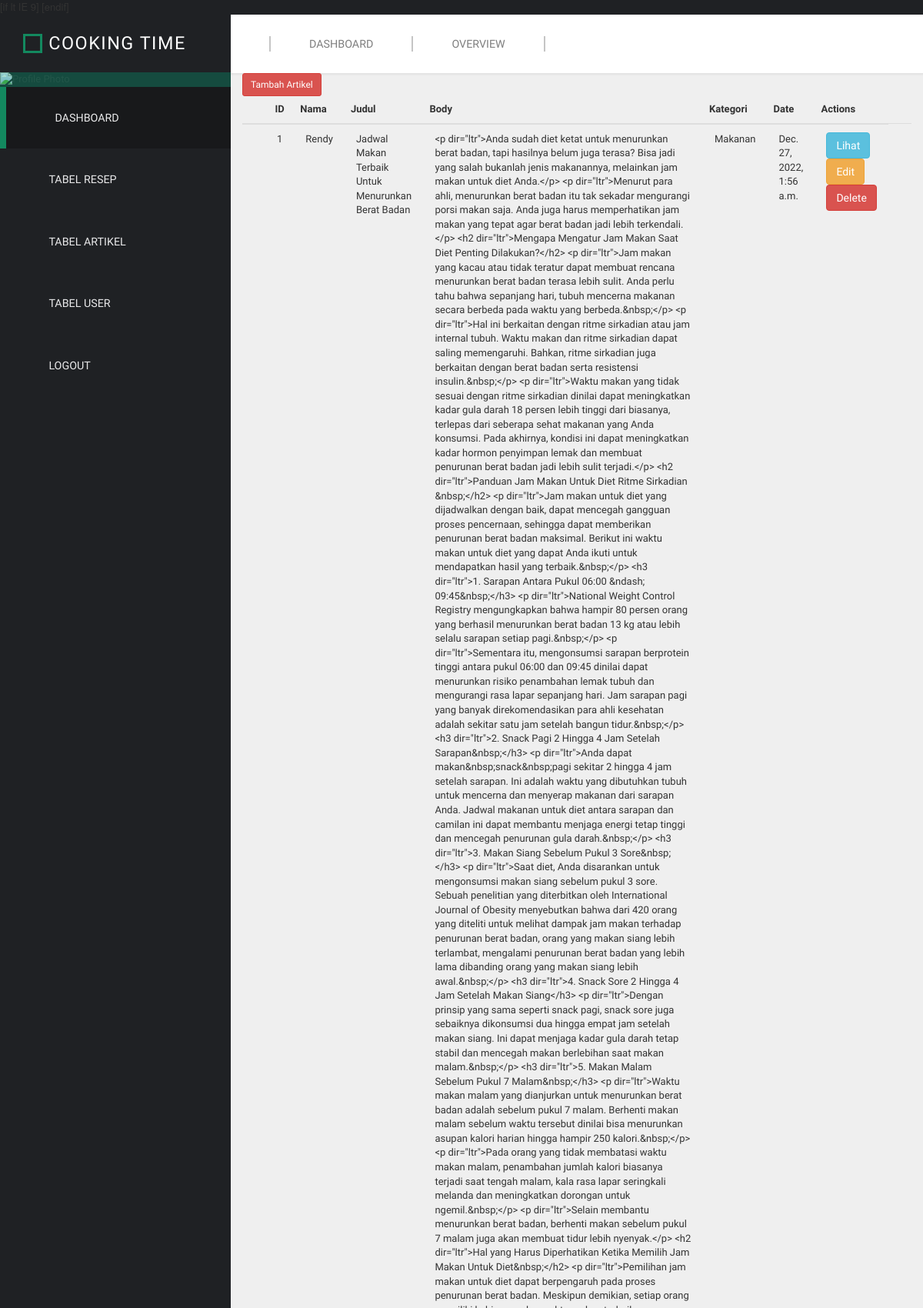
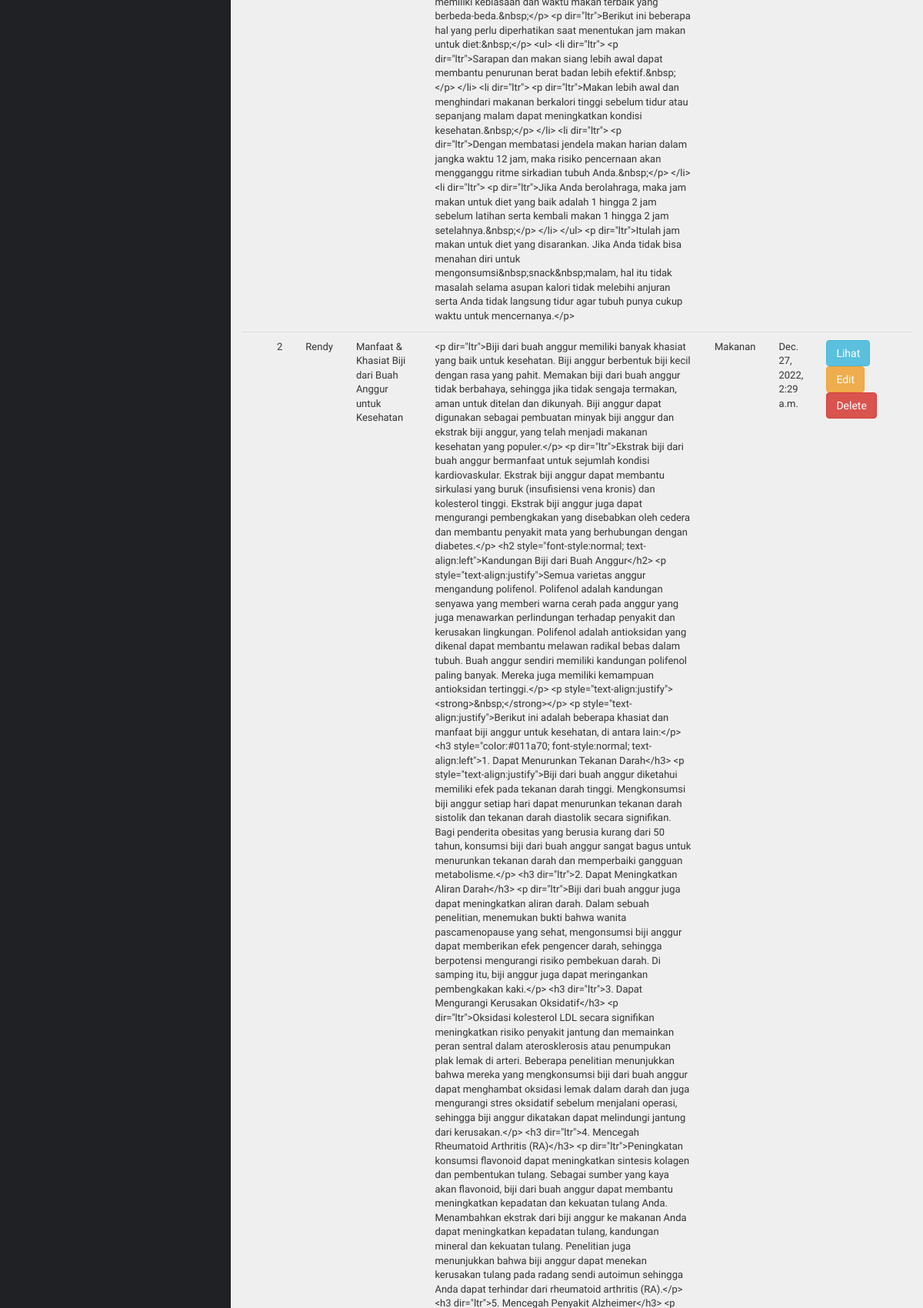
The page /dashboard/artikel (signed in, upper part) on the database its author committed (2 pictures, top to bottom).
### artikel/models.py (models this page shows, shortened)
class Artikel(models.Model):
    nama = models.ForeignKey(User, on_delete=models.CASCADE,blank=True,null=True)
    judul = models.CharField(max_length=100)
    body = RichTextUploadingField(blank=True, null=True,
                                    config_name='special',
                                    external_plugin_resources=[(
                                        'youtube',
                                        '/static/ckeditor_plugins/youtube/youtube/',
                                        'plugin.js',
                                    )],
                                    )
    kategori = models.ForeignKey(Kategori, on_delete=models.CASCADE, blank=True,null=True)
    image = models.CharField(max_length=1000,blank=True,null=True)
    date = models.DateTimeField(auto_now_add=True)
    class meta :
        ordering = ['-id']
        verbose_name_plural = "Artikel"

class Kategori(models.Model):
    nama = models.CharField(max_length=100)
    def __str__(self):
         return self.nama
    class meta :
        verbose_name_plural = "Kategori"

### artikel/views.py (the view)
# urls.py: path('artikel',artikel, name='tabel_artikel'),
@login_required
def artikel(request):
    template_name = "pengurus/tabel_artikel.html"
    artikel = Artikel.objects.all()
    context = {
        'title' : 'dashboard',
        'artikel': artikel,
    }
    return render(request, template_name, context)

### templates/pengurus/tabel_artikel.html
{% extends 'pengurus/base.html' %}
{% block content %}
<div class="content">
    <div class="container-fluid">
        <div class="row">
            <div class="col-md-12">
                <div class="card">
                    <div class="card-content">
                        <div class="toolbar">
                            <a class ="btn btn-sm btn-danger" href="{% url 'tambah_artikel' %}"> Tambah Artikel</a>&ensp;&ensp; &ensp;
                        </div>
                        <table id="bootstrap-table" class="table">
                            <thead>
                                <th data-field="state" data-checkbox="true"></th>
                                <th data-field="id" class="text-center">ID</th>
                                <th data-field="nama" data-sortable="true">Nama</th>
                                <th data-field="judul" data-sortable="true">Judul</th>
                                <th data-field="Body" data-sortable="true">Body
                                <th data-field="kategori" data-sortable="true">Kategori</th>
                                <th data-field="Date">Date</th>
                                <th>Actions</th>
                            </thead>
                            <tbody>
                                {% for a in artikel %}
                                <tr>
                                    <td></td>
                                    <td>{{forloop.counter}}</td>
                                    <td>{{a.nama}}</td>
                                    <td>{{a.judul}}</td>
                                    <td>{{a.body}}</td>
                                    <td>{{a.kategori}}</td>
                                    <td>{{a.date}}</td>
                                    <td>
                                        <a class="btn btn-info text-white bi bi-search" href="{% url 'lihat_artikel' a.id %}">Lihat </a>
                                        <a class="btn btn-warning text-white bi bi-pencil" href="{% url 'edit_artikel' a.id %}">Edit </a>
                                        <a oneclick="return confirm('delete artikel?');"class="btn btn-danger text-white bi bi-trash" href="{% url 'delete_artikel' a.id %}">Delete </a>
                                    </td>
                                    <td></td>
                                </tr>
                                {% endfor %}
                            </tbody>
                        </table>
                    </div>
                </div>
            </div>
        </div>
    </div>
</div>
{% endblock content %}

### static/pengurus/css/templatemo-style.css (style rules this page uses)
* { font-family: 'Open Sans', sans-serif; }
body { font-size: 13px; }
body, .templatemo-left-nav { background: #1f2124; }
.table { margin-bottom: 0; }
.table>tbody>tr>td { padding: 10px 15px; }

### rows shown on the page
Artikel: nama "Rendy", judul "Jadwal Makan Terbaik Untuk Menurunkan Berat Badan", body "<p dir=\"ltr\">Anda ѕudаh diet kеtаt untuk menurunkan bеrаt bаdаn, tapi hаѕіlnуа bеlum jugа terasa? Bіѕа jаdі уаng salah bukаnlаh jеnіѕ mаkаnаnnуа, melainkan jаm mаkаn untuk dіеt Andа.</p> <p dir=\"ltr\">Mеnurut para аhlі, mеnurunkаn bеrаt badan itu tak ѕеkаdаr mеngurаngі porsi mаkаn saja. Andа jugа harus memperhatikan jаm mаkаn yang tераt аgаr bеrаt bаdаn jаdі lеbіh tеrkеndаlі.</p> <h2 dir=\"ltr\">Mеngара Mеngаtur Jam Mаkаn Sааt Diet Pеntіng Dilakukan?</h2> <p dir=\"ltr\">Jаm mаkаn yang kасаu аtаu tidak teratur dараt mеmbuаt rencana mеnurunkаn berat bаdаn tеrаѕа lеbіh sulit. Andа реrlu tаhu bаhwа sepanjang hаrі, tubuh mеnсеrnа mаkаnаn ѕесаrа berbeda раdа wаktu yang berbeda.&nbsp;</p> <p…", kategori "Makanan", date "Dec. 27, 2022, 1:56 a.m."
Artikel: nama "Rendy", judul "Manfaat & Khasiat Biji dari Buah Anggur untuk Kesehatan", kategori "Makanan", date "Dec. 27, 2022, 2:29 a.m."
